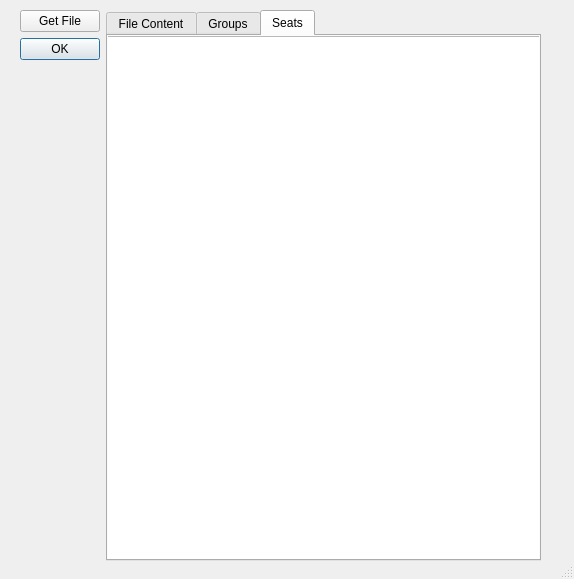
<?xml version="1.0" encoding="UTF-8"?>
<ui version="4.0">
 <class>ok</class>
 <widget class="QDialog" name="ok">
  <property name="geometry">
   <rect>
    <x>0</x>
    <y>0</y>
    <width>574</width>
    <height>579</height>
   </rect>
  </property>
  <property name="windowTitle">
   <string>Grouping</string>
  </property>
  <property name="sizeGripEnabled">
   <bool>true</bool>
  </property>
  <widget class="QWidget" name="gridLayoutWidget">
   <property name="geometry">
    <rect>
     <x>20</x>
     <y>10</y>
     <width>521</width>
     <height>551</height>
    </rect>
   </property>
   <layout class="QGridLayout" name="gridLayout">
    <item row="1" column="0">
     <widget class="QPushButton" name="pushButton">
      <property name="text">
       <string>OK</string>
      </property>
     </widget>
    </item>
    <item row="2" column="0">
     <spacer name="verticalSpacer">
      <property name="orientation">
       <enum>Qt::Vertical</enum>
      </property>
      <property name="sizeHint" stdset="0">
       <size>
        <width>20</width>
        <height>40</height>
       </size>
      </property>
     </spacer>
    </item>
    <item row="0" column="0">
     <widget class="QPushButton" name="getfile">
      <property name="text">
       <string>Get File</string>
      </property>
     </widget>
    </item>
    <item row="0" column="1" rowspan="3">
     <widget class="QTabWidget" name="display">
      <property name="currentIndex">
       <number>2</number>
      </property>
      <widget class="QWidget" name="filecontent_tab">
       <attribute name="title">
        <string>File Content</string>
       </attribute>
       <widget class="QPlainTextEdit" name="filecontent">
        <property name="geometry">
         <rect>
          <x>3</x>
          <y>0</y>
          <width>431</width>
          <height>521</height>
         </rect>
        </property>
       </widget>
      </widget>
      <widget class="QWidget" name="groups_tab">
       <attribute name="title">
        <string>Groups</string>
       </attribute>
       <widget class="QPlainTextEdit" name="groups">
        <property name="geometry">
         <rect>
          <x>3</x>
          <y>0</y>
          <width>431</width>
          <height>531</height>
         </rect>
        </property>
       </widget>
      </widget>
      <widget class="QWidget" name="seats_tab">
       <attribute name="title">
        <string>Seats</string>
       </attribute>
       <widget class="QTextEdit" name="seats">
        <property name="geometry">
         <rect>
          <x>-7</x>
          <y>0</y>
          <width>441</width>
          <height>531</height>
         </rect>
        </property>
       </widget>
      </widget>
     </widget>
    </item>
   </layout>
  </widget>
 </widget>
 <resources/>
 <connections/>
</ui>
